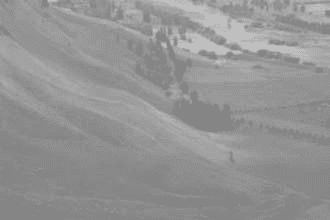
%> input picture img1.png, 330 x 220 px
$ octave histogram_benchmark.m   (GNU Octave 9; MATLAB toolbox functions it lacks are replaced by stand-ins)
%> lines starting %> are read from the running program, lines starting %| are printed output that depends on the picture
clc; clear; close all;

% input citra lewat browse file
[filename, pathname] = uigetfile({'*.jpg;*.png;*.bmp;*.jpeg'}, 'Pilih citra');
%> the answer given: img1.png
if isequal(filename,0)
    disp('Tidak ada file dipilih.');
    return;
end

% baca citra
img = imread(fullfile(pathname, filename));
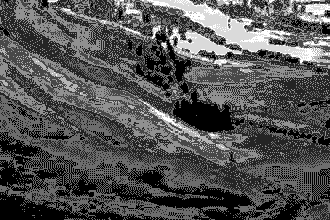
%> img: size 220x330 uint8; min 0, max 7, mean 2.3; drawn with min black and max white

% tampilkan citra
figure;
imshow(img);
title('Citra Asli');

% cek apakah gambar grayscale atau berwarna

if size(img, 3) == 1
    disp('Citra adalah gambar grayscale.');

    % hitung histogram
    [counts, bins] = imhist(img,256);
%> counts = 256 values, max 17931 at index 2, min 0 at index 9, mean 283.6; bins = 256 values from 0 to 255
    figure;
    bar(bins, counts, 'k');
    title('Histogram Citra Grayscale (menggunakan imhist)');
    xlabel('Intensitas (0-255)');
    ylabel('Jumlah Piksel');
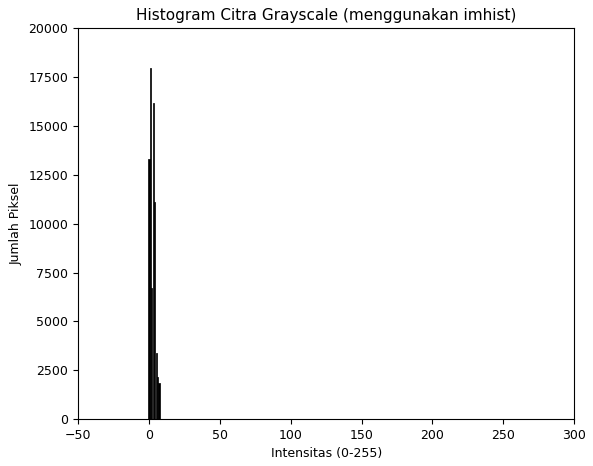
%> figure redrawn from the program's plot data; tallest bar 17931 high, from x = 0.6 to 1.4
else
    disp('Citra adalah gambar berwarna.');

    R = img(:,:,1);
    G = img(:,:,2);
    B = img(:,:,3);

    % Hitung histogram tiap channel R,G,B
    [countR, binsR] = imhist(R, 256);
    [countG, binsG]   = imhist(G, 256);
    [countB, binsB]   = imhist(B, 256);

    % Tampilkan histogram RGB
    figure;
    bar(binsR, countR, 'r');
    title('Histogram Citra R/Merah (menggunakan imhist)');
    xlabel('Intensitas (0-255)');
    ylabel('Jumlah Piksel');
    figure;
    bar(binsG, countG, 'g');
    title('Histogram Citra G/Hijau (menggunakan imhist)');
    xlabel('Intensitas (0-255)');
    ylabel('Jumlah Piksel');
    figure;
    bar(binsB, countB, 'b');
    title('Histogram Citra B/Biru (menggunakan imhist)');
    xlabel('Intensitas (0-255)');
    ylabel('Jumlah Piksel');
end

$ run again, on girl.bmp
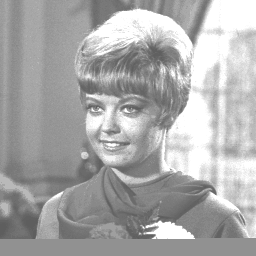
%> input picture girl.bmp, 256 x 256 px
%> img is the input picture: size 256x256 uint8; min 94, max 255, mean 169.8
%> counts = 256 values, max 6635 at index 256, min 0 at index 1, mean 256; bins = 256 values from 0 to 255
%> `ylabel('Jumlah Piksel');`:
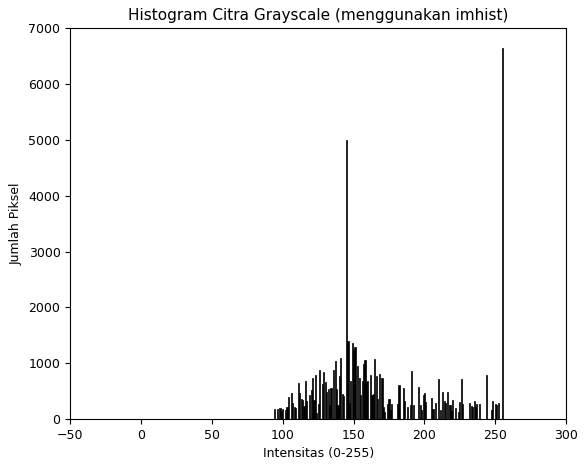
%> figure redrawn from the program's plot data; tallest bar 6635 high, from x = 254.6 to 255.4
